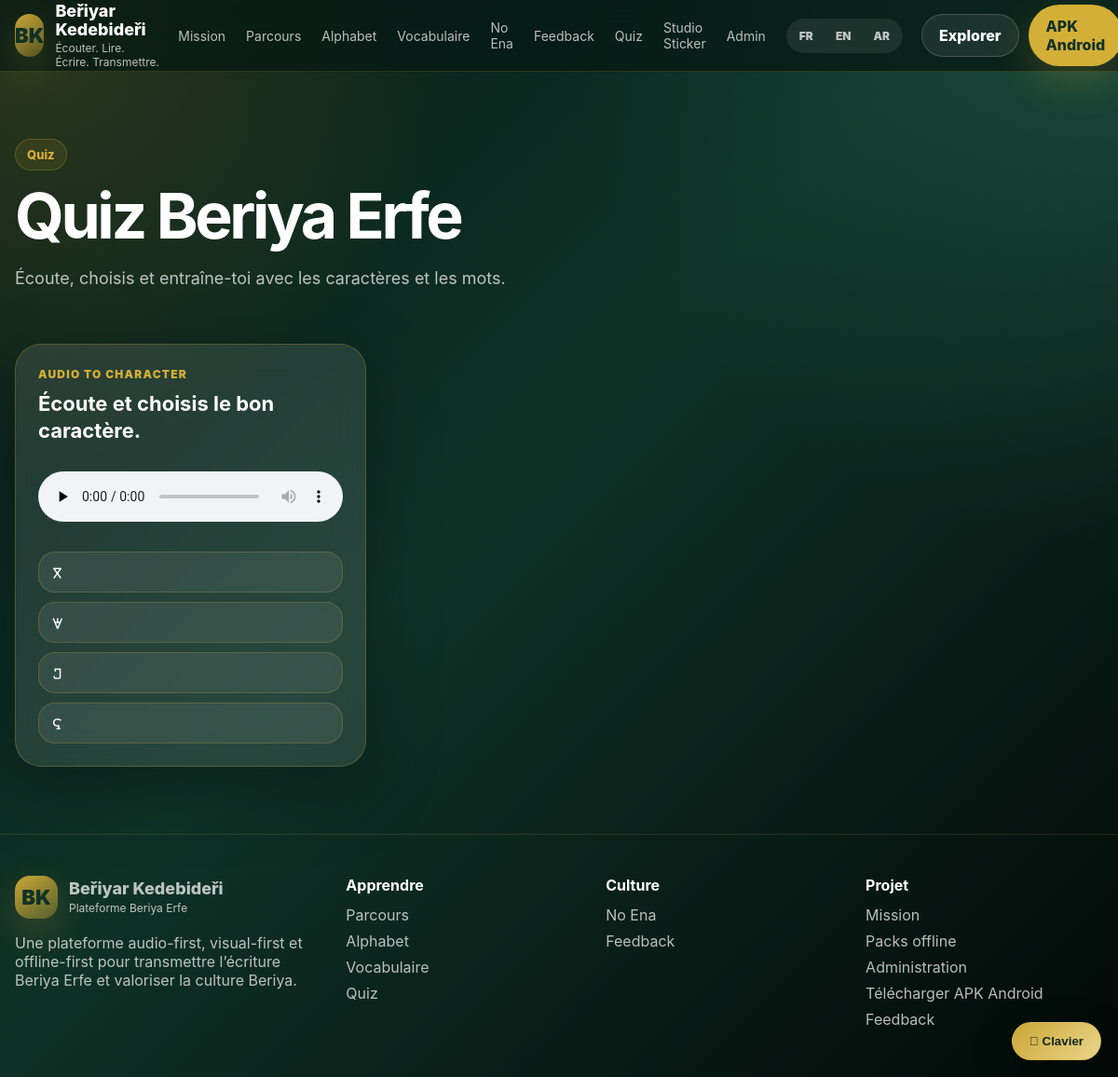
The app's page /quiz/ with its own data.
### quizzes/models.py (models this page shows, shortened)
class QuizQuestion(models.Model):
    AUDIO_TO_CHARACTER = 'audio_to_character'
    CHARACTER_TO_AUDIO = 'character_to_audio'
    AUDIO_TO_IMAGE = 'audio_to_image'
    IMAGE_TO_AUDIO = 'image_to_audio'
    LISTEN_AND_REPEAT = 'listen_and_repeat'
    GUIDED_KEYBOARD = 'guided_keyboard'
    TEXT_TO_CHARACTER = 'text_to_character'
    QUESTION_TYPE_CHOICES = [
        (AUDIO_TO_CHARACTER, 'Audio to character'),
        (CHARACTER_TO_AUDIO, 'Character to audio'),
        (AUDIO_TO_IMAGE, 'Audio to image'),
        (IMAGE_TO_AUDIO, 'Image to audio'),
        (LISTEN_AND_REPEAT, 'Listen and repeat'),
        (GUIDED_KEYBOARD, 'Guided keyboard'),
        (TEXT_TO_CHARACTER, 'Text to character'),
    ]
    BEGINNER = 'beginner'
    INTERMEDIATE = 'intermediate'
    ADVANCED = 'advanced'
    DIFFICULTY_CHOICES = [
        (BEGINNER, 'Beginner'),
        (INTERMEDIATE, 'Intermediate'),
        (ADVANCED, 'Advanced'),
    ]
    DRAFT = 'draft'
    REVIEW = 'review'
    VALIDATED = 'validated'
    PUBLISHED = 'published'
    ARCHIVED = 'archived'
    STATUS_CHOICES = [
        (DRAFT, 'Draft'),
        (REVIEW, 'Review'),
        (VALIDATED, 'Validated'),
        (PUBLISHED, 'Published'),
        (ARCHIVED, 'Archived'),
    ]
    unit = models.ForeignKey(
        LearningUnit,
        on_delete=models.CASCADE,
        blank=True,
        null=True,
        related_name='quiz_questions',
    )
    lesson = models.ForeignKey(
        Lesson,
        on_delete=models.SET_NULL,
        blank=True,
        null=True,
        related_name='quiz_questions',
    )
    question_type = models.CharField(
        max_length=50,
        choices=QUESTION_TYPE_CHOICES,
        default=AUDIO_TO_CHARACTER,
    )
    difficulty = models.CharField(
        max_length=30,
        choices=DIFFICULTY_CHOICES,
        default=BEGINNER,
    )
    prompt_fr = models.CharField(
        max_length=255,
        blank=True,
        help_text='Instruction visible. Ex: Écoute et choisis le bon caractère.',
    )
    prompt_en = models.CharField(max_length=255, blank=True)
    prompt_ar = models.CharField(max_length=255, blank=True)
    oral_prompt_fr = models.CharField(
        max_length=255,
        blank=True,
        help_text='Instruction destinée à être lue ou jouée en audio.',
    )
    oral_prompt_en = models.CharField(max_length=255, blank=True)
    oral_prompt_ar = models.CharField(max_length=255, blank=True)
    character = models.ForeignKey(
        Character,
        on_delete=models.SET_NULL,
        blank=True,
        null=True,
        related_name='quiz_questions',
    )
    word = models.ForeignKey(
        Word,
        on_delete=models.SET_NULL,
        blank=True,
        null=True,
        related_name='quiz_questions',
    )
    question_image = models.ImageField(
        upload_to='quizzes/questions/images/',
        blank=True,
        null=True,
    )
    correct_text_answer = models.CharField(
        max_length=255,
        blank=True,
        help_text='Pour guided_keyboard ou réponse textuelle.',
    )
    explanation_fr = models.TextField(blank=True)
    explanation_en = models.TextField(blank=True)
    explanation_ar = models.TextField(blank=True)
    order_index = models.PositiveIntegerField(default=0)
    points = models.PositiveIntegerField(default=1)
    min_options_required = models.PositiveIntegerField(default=2)
    status = models.CharField(
        max_length=20,
        choices=STATUS_CHOICES,
        default=DRAFT,
    )
    is_active = models.BooleanField(default=True)
    available_offline = models.BooleanField(default=True)
    created_at = models.DateTimeField(auto_now_add=True)
    updated_at = models.DateTimeField(auto_now=True)
    class Meta:
        ordering = ['difficulty', 'order_index', 'id']
        verbose_name = 'Quiz Question'
        verbose_name_plural = 'Quiz Questions'
        indexes = [
            models.Index(fields=['question_type']),
            models.Index(fields=['difficulty']),
            models.Index(fields=['status']),
        ]

class QuizQuestionAudio(models.Model):
    QUESTION = 'question'
    SLOW_QUESTION = 'slow_question'
    EXPLANATION = 'explanation'
    CORRECTION = 'correction'
    ROLE_CHOICES = [
        (QUESTION, 'Question audio'),
        (SLOW_QUESTION, 'Slow question audio'),
        (EXPLANATION, 'Explanation audio'),
        (CORRECTION, 'Correction audio'),
    ]
    question = models.ForeignKey(
        QuizQuestion,
        on_delete=models.CASCADE,
        related_name='audio_links',
    )
    audio_asset = models.ForeignKey(
        AudioAsset,
        on_delete=models.CASCADE,
        related_name='quiz_question_links',
    )
    role = models.CharField(
        max_length=40,
        choices=ROLE_CHOICES,
        default=QUESTION,
    )
    is_primary = models.BooleanField(default=True)
    order = models.PositiveIntegerField(default=0)
    class Meta:
        ordering = ['question', 'role', '-is_primary', 'order']
        constraints = [
            models.UniqueConstraint(
                fields=['question', 'audio_asset', 'role'],
                name='unique_quiz_question_audio_role',
            ),
        ]

class QuizOption(models.Model):
    question = models.ForeignKey(
        QuizQuestion,
        on_delete=models.CASCADE,
        related_name='options',
    )
    text_fr = models.CharField(max_length=255, blank=True)
    text_en = models.CharField(max_length=255, blank=True)
    text_ar = models.CharField(max_length=255, blank=True)
    character = models.ForeignKey(
        Character,
        on_delete=models.SET_NULL,
        blank=True,
        null=True,
        related_name='quiz_options',
    )
    word = models.ForeignKey(
        Word,
        on_delete=models.SET_NULL,
        blank=True,
        null=True,
        related_name='quiz_options',
    )
    image = models.ImageField(
        upload_to='quizzes/options/images/',
        blank=True,
        null=True,
    )
    is_correct = models.BooleanField(default=False)
    order_index = models.PositiveIntegerField(default=0)
    class Meta:
        ordering = ['question', 'order_index', 'id']
        verbose_name = 'Quiz Option'
        verbose_name_plural = 'Quiz Options'

### alphabet/models.py (models this page shows, shortened)
class Character(models.Model):
    VOWEL = 'vowel'
    CONSONANT = 'consonant'
    OTHER = 'other'
    UNKNOWN = 'unknown'
    CHARACTER_TYPE_CHOICES = [
        (VOWEL, 'Vowel'),
        (CONSONANT, 'Consonant'),
        (OTHER, 'Other'),
        (UNKNOWN, 'Unknown'),
    ]
    DRAFT = 'draft'
    REVIEW = 'review'
    VALIDATED = 'validated'
    PUBLISHED = 'published'
    REJECTED = 'rejected'
    VALIDATION_STATUS_CHOICES = [
        (DRAFT, 'Draft'),
        (REVIEW, 'Review'),
        (VALIDATED, 'Validated'),
        (PUBLISHED, 'Published'),
        (REJECTED, 'Rejected'),
    ]
    symbol = models.CharField(
        max_length=10,
        unique=True,
        help_text='Caractère Beriya Erfe.',
    )
    unicode_code = models.CharField(
        max_length=20,
        unique=True,
        help_text='Exemple : U+16EA0.',
    )
    name = models.CharField(max_length=150, blank=True)
    name_fr = models.CharField(max_length=150, blank=True)
    name_en = models.CharField(max_length=150, blank=True)
    name_ar = models.CharField(max_length=150, blank=True)
    latin_transcription = models.CharField(max_length=120, blank=True)
    arabic_transcription = models.CharField(max_length=120, blank=True)
    character_type = models.CharField(
        max_length=30,
        choices=CHARACTER_TYPE_CHOICES,
        default=UNKNOWN,
    )
    order_index = models.PositiveIntegerField(default=0)
    description = models.TextField(blank=True)
    validation_status = models.CharField(
        max_length=20,
        choices=VALIDATION_STATUS_CHOICES,
        default=DRAFT,
    )
    is_active = models.BooleanField(default=True)
    available_offline = models.BooleanField(default=True)
    created_at = models.DateTimeField(auto_now_add=True)
    updated_at = models.DateTimeField(auto_now=True)
    class Meta:
        ordering = ['order_index', 'unicode_code']
        verbose_name = 'Character'
        verbose_name_plural = 'Characters'

### webapp/views.py (the view)
# urls.py: path("quiz/", quiz_page, name="web-quiz"),
def quiz_page(request):
    lang = request.GET.get("lang", "fr")
    if lang not in ["fr", "en", "ar"]:
        lang = "fr"
    unit_slug = request.GET.get("unit")
    quizzes = QuizQuestion.objects.filter(
        is_active=True,
        status=QuizQuestion.PUBLISHED,
    ).select_related(
        "unit",
        "lesson",
        "character",
        "word",
    ).prefetch_related(
        "options",
        "options__character",
        "options__word",
        "audio_links__audio_asset",
    ).order_by(
        "unit__order_index",
        "lesson__order_index",
        "order_index",
        "id",
    )
    if unit_slug:
        quizzes = quizzes.filter(unit__slug=unit_slug)
    return render(
        request,
        "webapp/quiz.html",
        {
            "quizzes": quizzes,
            "current_lang": lang,
            "is_rtl": lang == "ar",
        },
    )

### webapp/context_processors.py (called while the page is built)
def public_links(request):
    return {
        "ANDROID_APK_URL": getattr(settings, "ANDROID_APK_URL", "/download/android/"),
    }

### templates/webapp/quiz.html (shortened to what this page needs)
{% extends "webapp/base.html" %}
{% block content %}
<main>
  <section class="page-header">
    <div class="container">
      <div class="badge">Quiz</div>
      {% if current_lang == "ar" %}
        <h1>اختبارات Beriya Erfe</h1>
        <p>استمع، اختر، وتدرّب على الحروف والكلمات خطوة بخطوة.</p>
      {% elif current_lang == "en" %}
        <h1>Beriya Erfe quizzes</h1>
        <p>Listen, choose, and practice characters and words step by step.</p>
      {% else %}
        <h1>Quiz Beriya Erfe</h1>
        <p>Écoute, choisis et entraîne-toi avec les caractères et les mots.</p>
      {% endif %}
    </div>
  </section>
  <section class="section" style="padding-top: 0;">
    <div class="container">
      <div class="quiz-web-grid">
        {% for quiz in quizzes %}
          <article class="quiz-web-card glass">
            <div class="quiz-web-type">
              {{ quiz.get_question_type_display|default:"Quiz" }}
            </div>
            <h2>
              {% if current_lang == "ar" %}
                {{ quiz.prompt_ar|default:quiz.prompt_fr|default:"اختبار" }}
              {% elif current_lang == "en" %}
                {{ quiz.prompt_en|default:quiz.prompt_fr|default:"Quiz" }}
              {% else %}
                {{ quiz.prompt_fr|default:"Quiz" }}
              {% endif %}
            </h2>
            {% for audio_link in quiz.audio_links.all %}
              {% if audio_link.role == "question" and audio_link.is_primary and audio_link.audio_asset.file %}
                <audio controls preload="none">
                  <source src="{{ audio_link.audio_asset.file.url }}">
                </audio>
              {% endif %}
            {% endfor %}
            <div class="quiz-options">
              {% for option in quiz.options.all %}
                <button type="button" class="quiz-option-button">
                  {% if option.character %}
                    <span class="beriya-font">{{ option.character.symbol }}</span>
                  {% elif option.word %}
                    <span class="beriya-font">{{ option.word.beriya_text }}</span>
                  {% endif %}
                </button>
              {% endfor %}
            </div>
          </article>
        {% endfor %}
      </div>
    </div>
  </section>
</main>
{% endblock %}

### static/webapp/css/brand.css (style rules this page uses)
:root { --brand-green: #1B4D3E; --brand-night: #0F3227; --brand-gold: #D4AF37; --brand-dark: #061A14; --brand-white: #FFFFFF; --brand-muted: rgba(255, 255, 255, 0.72); --glass-bg: rgba(255, 255, 255, 0.10); --glass-border: rgba(212, 175, 55, 0.26); --shadow-gold: rgba(212, 175, 55, 0.22); }
* { box-sizing: border-box; }
html { scroll-behavior: smooth; }
body { margin: 0; min-height: 100vh; font-family: Inter, system-ui, -apple-system, BlinkMacSystemFont, "Segoe UI", sans-serif; background: radial-gradient(circle at top left, rgba(212, 175, 55, 0.20), transparent 30%), radial-gradient(circle at top right, rgba(27, 77, 62, 0.85), transparent 35%), linear-gradient(135deg, var(--brand-dark), var(--brand-night) 45%, #020907); color: var(--brand-white); }
.container { width: min(1180px, calc(100% - 32px)); margin: 0 auto; }
.glass { background: var(--glass-bg); border: 1px solid var(--glass-border); box-shadow: 0 24px 80px rgba(0, 0, 0, 0.28); backdrop-filter: blur(18px); -webkit-backdrop-filter: blur(18px); }
.badge { display: inline-flex; align-items: center; gap: 8px; border-radius: 999px; padding: 8px 12px; color: var(--brand-gold); background: rgba(212, 175, 55, 0.10); border: 1px solid rgba(212, 175, 55, 0.24); font-weight: 800; font-size: 13px; }
.section { padding: 72px 0; }
.page-header { padding: 72px 0 36px; }
.page-header h1 { font-size: clamp(38px, 6vw, 68px); line-height: 1; margin: 14px 0; letter-spacing: -0.05em; }
.page-header p { color: var(--brand-muted); font-size: 18px; line-height: 1.75; max-width: 780px; }
.beriya-font, .character-symbol, .word-text, .symbol-box { font-family: "Kedebideri", Inter, system-ui, sans-serif; }
.quiz-web-grid { display: grid; grid-template-columns: repeat(auto-fill, minmax(310px, 1fr)); gap: 18px; }
.quiz-web-card { border-radius: 28px; padding: 24px; }
.quiz-web-type { color: var(--brand-gold); font-size: 12px; font-weight: 900; text-transform: uppercase; letter-spacing: 0.1em; margin-bottom: 10px; }
.quiz-web-card h2 { margin: 0 0 16px; font-size: 22px; line-height: 1.35; }
.quiz-web-card audio { width: 100%; margin: 12px 0; }
.quiz-options { display: grid; gap: 10px; margin-top: 16px; }
.quiz-option-button { width: 100%; border: 1px solid rgba(212, 175, 55, 0.22); background: rgba(255, 255, 255, 0.08); color: white; border-radius: 18px; padding: 13px 14px; text-align: left; cursor: pointer; font-weight: 800; }

### records on screen
QuizQuestion: question_type "AUDIO TO CHARACTER", prompt_fr "Écoute et choisis le bon caractère."
QuizOption: character.symbol "𖺠"
QuizOption: character.symbol "𖺡"
QuizOption: character.symbol "𖺢"
QuizOption: character.symbol "𖺣"
